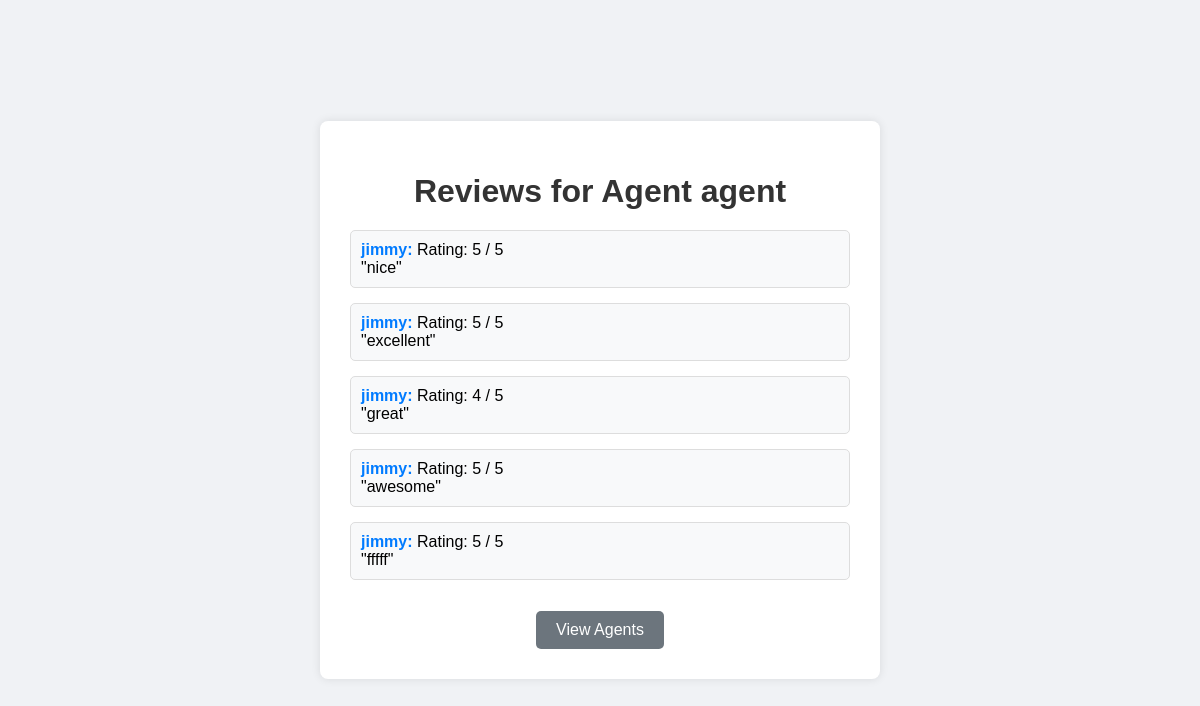
Page /agents/agent/reviews (signed in) on the earlier database version.
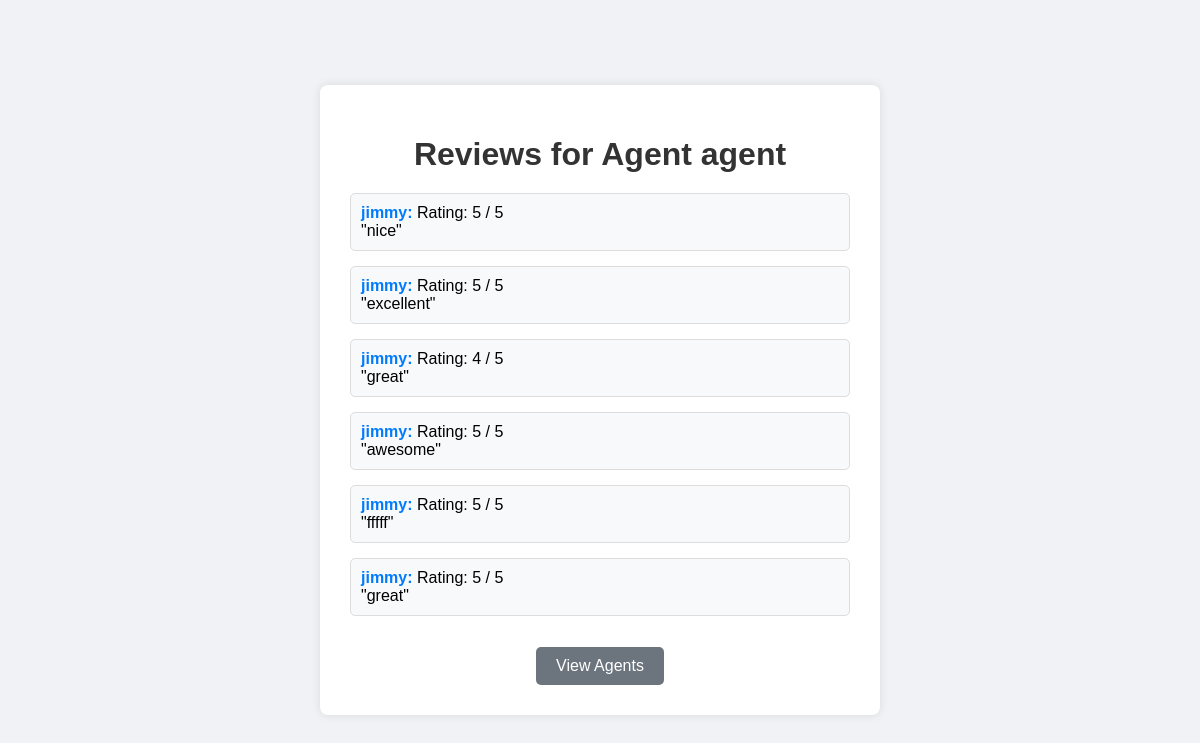
Same page on the later database version.
### tables this page shows
CREATE TABLE reviews (
    review_id INTEGER PRIMARY KEY AUTOINCREMENT,
    agent_id TEXT NOT NULL,
    user_id TEXT NOT NULL,
    rating INTEGER NOT NULL CHECK(rating BETWEEN 1 AND 5),
    review TEXT,
    FOREIGN KEY (agent_id) REFERENCES user_accounts(id),
    FOREIGN KEY (user_id) REFERENCES user_accounts(id)
);

CREATE TABLE user_accounts (
        id TEXT PRIMARY KEY,  -- Username
        name TEXT NOT NULL,
        password TEXT NOT NULL,
        email TEXT NOT NULL UNIQUE,
        profile_id INTEGER,
        status TEXT NOT NULL CHECK(status IN ('active', 'suspended')),
        FOREIGN KEY (profile_id) REFERENCES user_profiles (profile_id)
    );

### app.py (the view)
@app.route('/agents/<string:agent_id>/reviews')
def view_reviews(agent_id):
    reviews = review_repo.get_reviews_by_agent(agent_id)
    return render_template('agent_reviews.html', reviews=reviews, agent_id=agent_id)

### base_repository.py (called while the page is built)
    def get_connection(self):
        return sqlite3.connect(self.db_path)

    def fetch_all(self, query, params=()):
        conn = self.get_connection()
        conn.row_factory = sqlite3.Row  # Enables column access by name
        cursor = conn.cursor()
        cursor.execute(query, params)
        results = cursor.fetchall()
        conn.close()
        return results

### review_repository.py (called while the page is built)
    def get_reviews_by_agent(self, agent_id):
        query = '''
            SELECT r.rating, r.review, u.name AS reviewer
            FROM reviews r
            JOIN user_accounts u ON r.user_id = u.id
            WHERE r.agent_id = ?
        '''
        return self.fetch_all(query, (agent_id,))

### templates/agent_reviews.html (shortened to what this page needs)
<!DOCTYPE html>
<html lang="en">
<head>
</head>
<body>
    <div class="container">
        <h1>Reviews for Agent {{ agent_id }}</h1>
        {% if reviews %}
            <ul>
                {% for review in reviews %}
                    <li>
                        <strong>{{ review.reviewer }}:</strong>
                        Rating: {{ review.rating }} / 5<br>
                        "{{ review.review }}"
                    </li>
                {% endfor %}
            </ul>
        {% else %}
            <p>No reviews yet for this agent.</p>
        {% endif %}
        <a href="{{ url_for('view_agents') }}" class="link-secondary">View Agents</a>
    </div>
</body>
</html>

Differences in the rows shown:
added reviews: reviewer "jimmy", rating "5", review "great"
